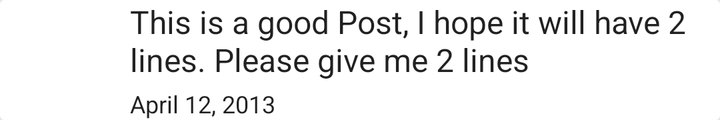
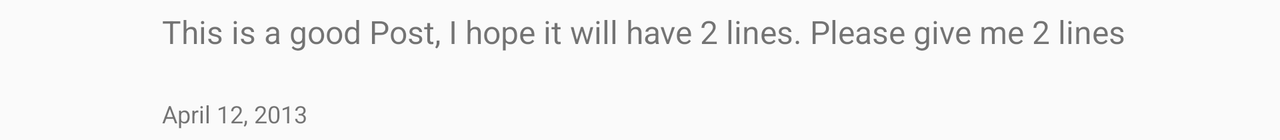

The same Android screen from two of the app's own layout files: first res/layout/ as a phone draws it, then the repository's variant for another configuration, drawn on a device whose configuration selects that folder. Both files follow.
<!-- AndroidManifest.xml: application theme AppTheme -->
<!-- res/layout/rss_item.xml -->
<androidx.cardview.widget.CardView
    xmlns:android="http://schemas.android.com/apk/res/android"
    android:layout_width="fill_parent"
    android:layout_height="wrap_content"
    android:paddingLeft="16dp"
    android:paddingRight="16dp"
    android:paddingTop="5dp"
    android:paddingBottom="5dp"
    >
    <RelativeLayout
        android:layout_width="match_parent"
        android:layout_height="match_parent"
        android:orientation="vertical" >


    <ImageView
        android:id="@+id/postThumb"
        android:layout_width="60dp"
        android:layout_height="60dp"
        android:src="@drawable/ic_menu_gallery"
        android:scaleType="centerCrop"
        android:layout_marginEnd="5dp"
        android:background="?attr/selectableItemBackground"/>

    <TextView
        android:id="@+id/postTitleLabel"
        android:layout_width="0dp"
        android:layout_height="wrap_content"
        android:layout_alignParentEnd="true"
        android:layout_alignTop="@id/postThumb"
        android:layout_toEndOf="@id/postThumb"
        android:maxLines="2"
        android:text="This is a good Post, I hope it will have 2 lines. Please give me 2 lines"
        android:textIsSelectable="false"
        android:textSize="16sp"
        android:ellipsize="end"
        android:background="?attr/selectableItemBackground"
        style="@style/Base.TextAppearance.AppCompat.Headline" />

    <TextView
        android:id="@+id/postDateLabel"
        android:layout_width="0dp"
        android:layout_height="wrap_content"
        android:layout_alignParentEnd="true"
        android:layout_alignBottom="@id/postThumb"
        android:layout_toEndOf="@id/postThumb"
        android:maxLines="1"
        android:text="April 12, 2013"
        android:textSize="12sp"
        android:background="?attr/selectableItemBackground"
        style="@style/Base.TextAppearance.AppCompat.Subhead" />

    </RelativeLayout>
</androidx.cardview.widget.CardView>
<!-- resources referenced by this layout -->
<resources>
  <style name="AppTheme" parent="Base.Theme.AppCompat.Light.DarkActionBar">
          
          <item name="colorPrimary">@color/colorPrimary</item>
          <item name="colorPrimaryDark">@color/colorPrimaryDark</item>
          <item name="colorAccent">@color/colorAccent</item>
      </style>
</resources>
<!-- res/layout-land/rss_item.xml (the repository's variant of the layout above) -->
<!-- drawn on the phone turned sideways -->
<RelativeLayout
    xmlns:android="http://schemas.android.com/apk/res/android"
    android:layout_width="fill_parent"
    android:layout_height="wrap_content"
    android:paddingLeft="16dp"
    android:paddingRight="16dp"
    android:paddingTop="5dp"
    android:paddingBottom="5dp"
    >

    <ImageView
        android:id="@+id/postThumb"
        android:layout_width="60dp"
        android:layout_height="60dp"
        android:src="@drawable/ic_menu_gallery"
        android:scaleType="centerCrop"
        android:layout_marginEnd="5dp"/>

    <TextView
        android:id="@+id/postTitleLabel"
        android:layout_width="0dp"
        android:layout_height="wrap_content"
        android:layout_alignParentEnd="true"
        android:layout_alignTop="@id/postThumb"
        android:layout_toEndOf="@id/postThumb"
        android:maxLines="2"
        android:text="This is a good Post, I hope it will have 2 lines. Please give me 2 lines"
        android:textIsSelectable="false"
        android:textSize="16sp"
        android:ellipsize="end"/>

    <TextView
        android:id="@+id/postDateLabel"
        android:layout_width="0dp"
        android:layout_height="wrap_content"
        android:layout_alignParentEnd="true"
        android:layout_alignBottom="@id/postThumb"
        android:layout_toEndOf="@id/postThumb"
        android:maxLines="1"
        android:text="April 12, 2013"
        android:textSize="12sp"
        />
</RelativeLayout>
